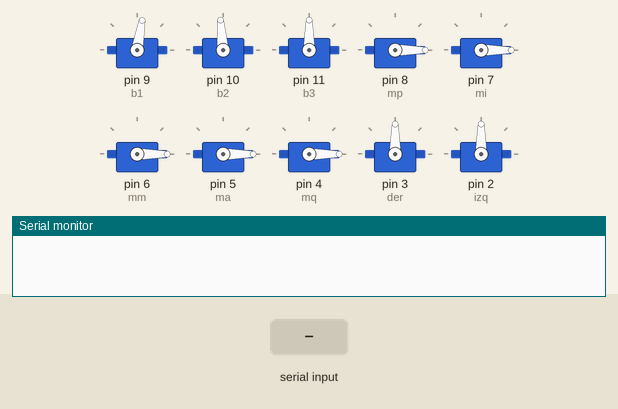
This sketch was run on a simulated Arduino Uno, built with avr-gcc and run on an emulated ATmega328P. Shown: 10 × servo, the last lines printed to the serial monitor. The inputs (shaded band) are chosen by the test bench.

Above: at 1.2 s.
1.3 s: "A,45\n" received over Serial
At 2.2 s:
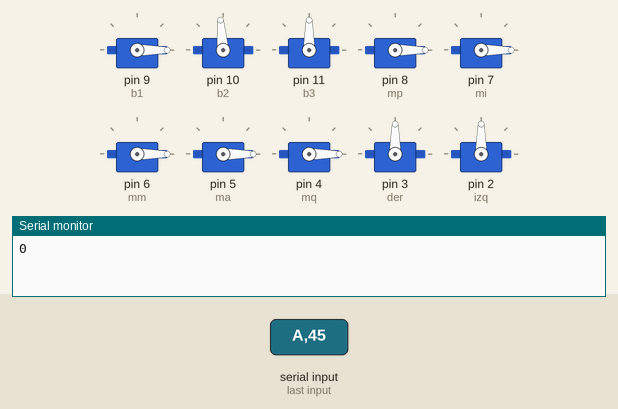
2.8 s: "D90\n" received over Serial
At 3.3 s:
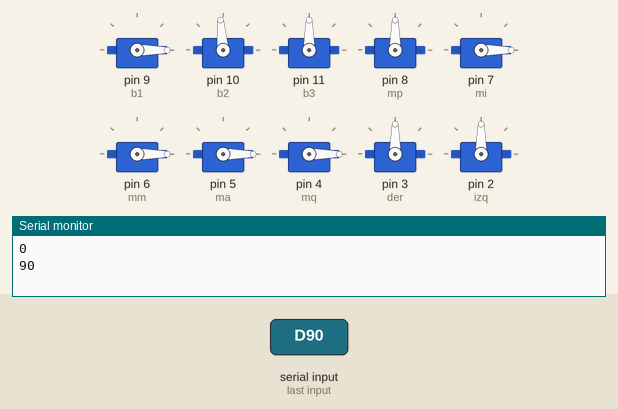
4.3 s: "A90\n" received over Serial
At 5.5 s:
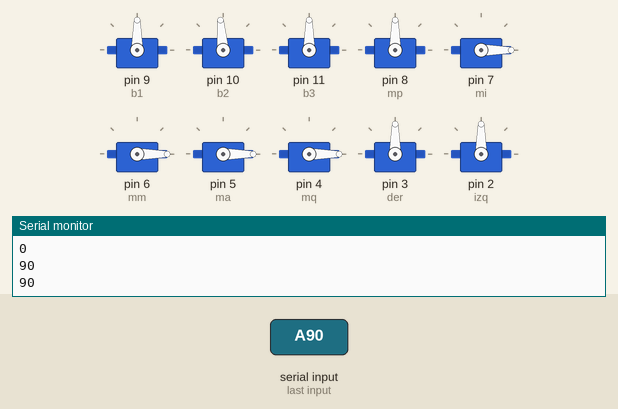
5.8 s: "B,45\n" received over Serial
At 6.8 s:
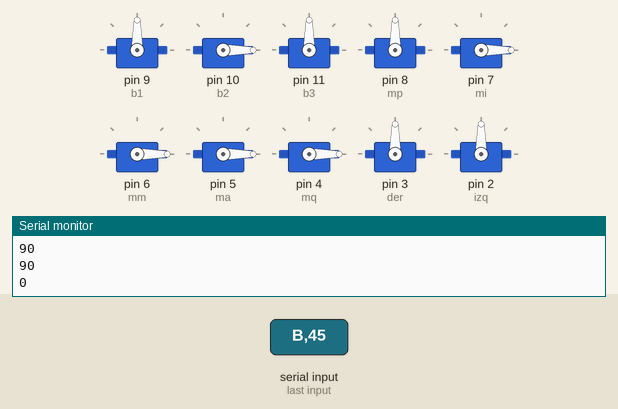
7.3 s: "C,45\n" received over Serial
At 7.9 s:
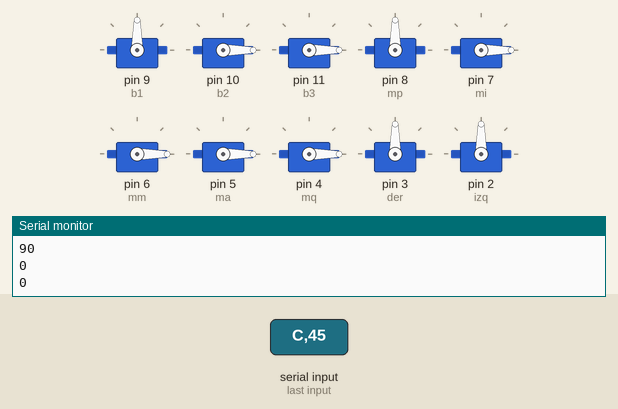
8.8 s: "B90\n" received over Serial
At 9.1 s:
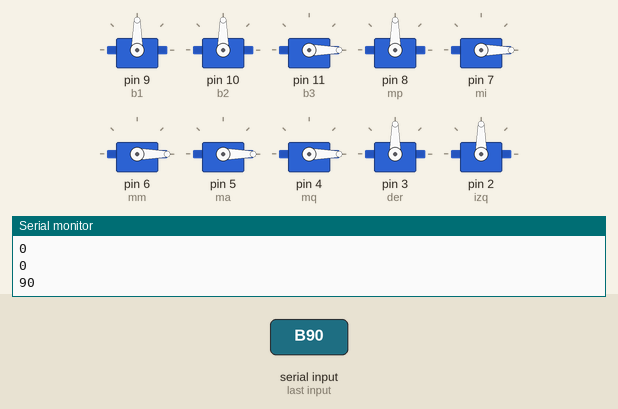
Timing chart, 0 to 11.3 s (numbered marks = the images above; inputs shaded):
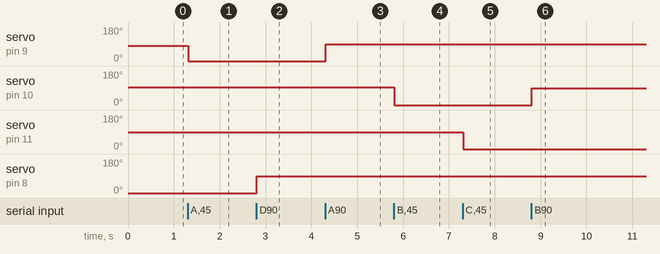

Measured:
- after the input at 1.3 s, servo on pin 9 (b1): 80° → 0° at once
- after the input at 2.8 s, servo on pin 8 (mp): 0° → 90° at once
- after the input at 4.3 s, servo on pin 9 (b1): 0° → 90° at once
- after the input at 5.8 s, servo on pin 10 (b2): 95° → 0° at once
- after the input at 7.3 s, servo on pin 11 (b3): 90° → 0° at once
- after the input at 8.8 s, servo on pin 10 (b2): 0° → 90° at once

The sketch:

Code.ino
```cpp
#include <Servo.h>

Servo b1;
Servo b2;
Servo b3;
Servo mp;
Servo mi;
Servo mm;
Servo ma;
Servo mq;
Servo izq;
Servo der;
int estado = 'k';
char a;
String readString;

void setup()
{
b1.attach(9);
b2.attach(10);
b3.attach(11);
mp.attach(8);
mi.attach(7);
mm.attach(6);
ma.attach(5);
mq.attach(4);
der.attach(3);
izq.attach(2);
Serial.begin(9600);
b1.write(80);
b2.write(95);
b3.write(90);
mp.write(0);
mi.write(0);
mm.write(0);
ma.write(0);
mq.write(0);
delay(10);
}

void loop()
{

 if(Serial.available()>0){
      a = Serial.read();
      estado = Serial.read();

    if (a=='A'){
      motor1();
    }
    if (a=='B'){
      motor2();
    }
    if (a=='C'){
      motor3();
    }
    if (a=='D'){
      motor4();
    }
    if (a=='E'){
      motor5();
    }
    if (a=='F'){
      motor6();
    }
    if (a=='G'){
      motor7();
    }
    if (a=='H'){
      motor8();
    }
  }
  if(estado=='i'){
  der.attach(9);
  izq.attach(10);
  der.write(0);
  izq.write(180);

}
if(estado=='j'){
  der.attach(9);
  izq.attach(10);
  der.write(0);
  izq.write(0);
}

  if(estado=='k'){
  izq.detach();
  der.detach();
}

  if(estado=='l'){
  der.attach(9);
  izq.attach(10);
  der.write(180);
  izq.write(180);
}

  if(estado=='m'){
  der.attach(9);
  izq.attach(10);
  der.write(180);
  izq.write(0);
}

}
void motor1() {
  delay(10);
  while (Serial.available()) {

     char c = Serial.read();
     readString += c;
  }
  if (readString.length() >0){
    Serial.println(readString.toInt());
    b1.write(readString.toInt());
    readString="";
  }
  }
void motor2() {
  delay(10);
  while (Serial.available()) {

     char c = Serial.read();
     readString += c;
  }
  if (readString.length() >0){
    Serial.println(readString.toInt());
    b2.write(readString.toInt());
    readString="";
  }
  }
void motor3() {
  delay(10);
  while (Serial.available()) {

     char c = Serial.read();
     readString += c;
  }
  if (readString.length() >0){
    Serial.println(readString.toInt());
    b3.write(readString.toInt());
    readString="";
  }
  }
void motor4() {
  delay(10);
  while (Serial.available()) {

     char c = Serial.read();
     readString += c;
  }
  if (readString.length() >0){
    Serial.println(readString.toInt());
    mp.write(readString.toInt());
    readString="";
  }
  }

void motor5() {
  delay(10);
  while (Serial.available()) {

     char c = Serial.read();
     readString += c;
  }
  if (readString.length() >0){
    Serial.println(readString.toInt());
    mi.write(readString.toInt());
    readString="";
  }
  }
void motor6() {
  delay(10);
  while (Serial.available()) {

     char c = Serial.read();
     readString += c;
  }
  if (readString.length() >0){
    Serial.println(readString.toInt());
    mm.write(readString.toInt());
    readString="";
  }
  }
void motor7() {
  delay(10);
  while (Serial.available()) {

     char c = Serial.read();
     readString += c;
  }
  if (readString.length() >0){
    Serial.println(readString.toInt());
    ma.write(readString.toInt());
    readString="";
  }
  }
void motor8() {
  delay(10);
  while (Serial.available()) {

     char c = Serial.read();
     readString += c;
  }
  if (readString.length() >0){
    Serial.println(readString.toInt());
    mq.write(readString.toInt());
    readString="";
  }
  }
```
